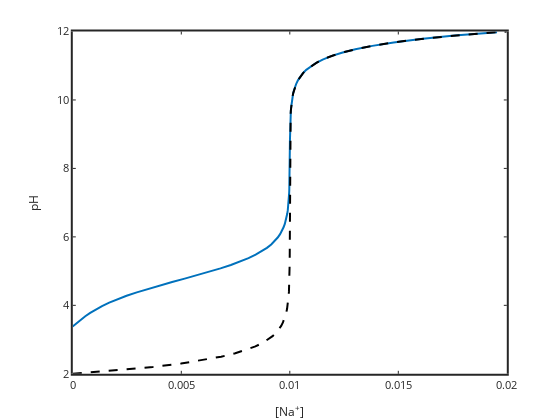

The notebook cell saved with this chart:
### Markdown cell above
# Weak-Strong Titrations and Buffering

If you start with 0.01 M acetic acid (pKa=4.75) the initial pH will be 3.38 (solved in class).  As you add strong base the pH will increase.  Neutralizing the acid in this way is called titration.  At any point during the titration the charge balance must be satisfied ...

$[\mathrm{H}^+]+[\mathrm{Na}^+]=[\mathrm{OH}^-]+[\mathrm{Ac}^-]$

Using K$_w$ and K$_a$ (alpha expression) we can write this in terms of H+ and $Ac_T$

$[\mathrm{H}^+]+[\mathrm{Na}^+]=\dfrac{K_w}{[\mathrm{H}^+]}+\dfrac{Ac_TK_a}{[\mathrm{H}^+]+K_a}$

We can assume that the concentration of the added base is high enough that we can ignore dilution so $Ac_T$ = 0.01 M, for the entire titration (if we knew the volumes we could calculate the exact concentration of this strong acid anion, but I am trying to keep the calculations simple and illustrate the principles of titration and buffering, and electroneutrality).  

So with total acetate and Ka known we have just two variables, the sodium concentration and the proton concentration.  If we set one variable we have one equation and one unknown and we can solve it.  To make a graph of the pH versus added sodium it is actually easier to fix pH ($[\mathrm{H}^+]$) and solve for $[\mathrm{Na}^+]$. So by rearranging the electroneutrality we can write 

$[\mathrm{Na}^+]=\dfrac{K_w}{[\mathrm{H}^+]}+\dfrac{Ac_TK_a}{[\mathrm{H}^+]+K_a}-[\mathrm{H}^+]$

In the code below we'll do this calculation and plot the titration curve

### Code cell
%plot -s 600,500 -f 'svg'
Kw=1e-14; pH=3.38:0.1:12; H=10.^-pH; OH=Kw./H; AcT=0.01; Ka=10^-4.75;
Na=OH+(AcT*Ka)./(Ka+H)-H;
plot(Na,pH,'linewidth',2); xlabel('[Na^+]'); ylabel('pH')
set(gca,'fontsize',11,'linewidth',2)
title('HAc titrated with NaOH (dashed line = just water)')
axis([0 0.02 2 12])

% add strong strong for comparison
pHs=2:0.1:12; Hs=10.^-pHs; OHs=Kw./Hs; Nas=OHs+AcT-Hs; 
hold on; plot(Nas,pHs,'k--','linewidth',2)

### Figure 1 — Plotly figure (JSON) as saved in the notebook; plotly's stock layout.template omitted (floating-point values rounded to 4 significant figures)
{"data": [{"line": {"color": "rgb(0,113,188)", "dash": "solid", "width": 2}, "marker": {"color": "rgb(0,113,188)", "line": {"color": "rgb(0,113,188)"}, "size": 6, "symbol": "none"}, "mode": "lines", "name": "", "showlegend": false, "type": "scatter", "visibility": true, "x": [-7.742e-06, 0.0001785, 0.0003702, 0.0005754, 0.0008019, 0.001057, 0.001347, 0.001678, 0.002055, 0.002478, 0.002949, 0.003461, 0.004007, 0.004577, 0.005156, 0.00573, 0.006283, 0.006805, 0.007284, 0.007716, 0.008097, 0.008427, 0.008709, 0.008947, 0.009145, 0.009309, 0.009443, 0.009552, 0.009641, 0.009713, 0.009771, 0.009817, 0.009854, 0.009884, 0.009907, 0.009926, 0.009941, 0.009953, 0.009963, 0.009971, 0.009977, 0.009982, 0.009986, 0.009989, 0.009991, 0.009993, 0.009995, 0.009997, 0.009998, 0.009999, 0.01, 0.01, 0.01, 0.01, 0.01001, 0.01001, 0.01001, 0.01001, 0.01001, 0.01002, 0.01002, 0.01003, 0.01004, 0.01005, 0.01006, 0.01008, 0.0101, 0.01012, 0.01015, 0.01019, 0.01024, 0.0103, 0.01038, 0.01048, 0.0106, 0.01076, 0.01095, 0.0112, 0.01151, 0.01191, 0.0124, 0.01302, 0.0138, 0.01479, 0.01603, 0.01759, 0.01955], "xaxis": "x", "y": [3.38, 3.48, 3.58, 3.68, 3.78, 3.88, 3.98, 4.08, 4.18, 4.28, 4.38, 4.48, 4.58, 4.68, 4.78, 4.88, 4.98, 5.08, 5.18, 5.28, 5.38, 5.48, 5.58, 5.68, 5.78, 5.88, 5.98, 6.08, 6.18, 6.28, 6.38, 6.48, 6.58, 6.68, 6.78, 6.88, 6.98, 7.08, 7.18, 7.28, 7.38, 7.48, 7.58, 7.68, 7.78, 7.88, 7.98, 8.08, 8.18, 8.28, 8.38, 8.48, 8.58, 8.68, 8.78, 8.88, 8.98, 9.08, 9.18, 9.28, 9.38, 9.48, 9.58, 9.68, 9.78, 9.88, 9.98, 10.08, 10.18, 10.28, 10.38, 10.48, 10.58, 10.68, 10.78, 10.88, 10.98, 11.08, 11.18, 11.28, 11.38, 11.48, 11.58, 11.68, 11.78, 11.88, 11.98], "yaxis": "y"}, {"line": {"color": "rgb(0,0,0)", "dash": "dash", "width": 2}, "marker": {"color": "rgb(0,0,0)", "line": {"color": "rgb(0,0,0)"}, "size": 6, "symbol": "none"}, "mode": "lines", "name": "", "showlegend": false, "type": "scatter", "visibility": true, "x": [1e-12, 0.002057, 0.00369, 0.004988, 0.006019, 0.006838, 0.007488, 0.008005, 0.008415, 0.008741, 0.009, 0.009206, 0.009369, 0.009499, 0.009602, 0.009684, 0.009749, 0.0098, 0.009842, 0.009874, 0.0099, 0.009921, 0.009937, 0.00995, 0.00996, 0.009968, 0.009975, 0.00998, 0.009984, 0.009987, 0.00999, 0.009992, 0.009994, 0.009995, 0.009996, 0.009997, 0.009997, 0.009998, 0.009998, 0.009999, 0.009999, 0.009999, 0.009999, 0.01, 0.01, 0.01, 0.01, 0.01, 0.01, 0.01, 0.01, 0.01, 0.01, 0.01, 0.01, 0.01, 0.01, 0.01, 0.01, 0.01, 0.01, 0.01, 0.01, 0.01, 0.01, 0.01, 0.01, 0.01001, 0.01001, 0.01001, 0.01001, 0.01001, 0.01002, 0.01002, 0.01003, 0.01003, 0.01004, 0.01005, 0.01006, 0.01008, 0.0101, 0.01013, 0.01016, 0.0102, 0.01025, 0.01032, 0.0104, 0.0105, 0.01063, 0.01079, 0.011, 0.01126, 0.01158, 0.012, 0.01251, 0.01316, 0.01398, 0.01501, 0.01631, 0.01794, 0.02], "xaxis": "x", "y": [2, 2.1, 2.2, 2.3, 2.4, 2.5, 2.6, 2.7, 2.8, 2.9, 3, 3.1, 3.2, 3.3, 3.4, 3.5, 3.6, 3.7, 3.8, 3.9, 4, 4.1, 4.2, 4.3, 4.4, 4.5, 4.6, 4.7, 4.8, 4.9, 5, 5.1, 5.2, 5.3, 5.4, 5.5, 5.6, 5.7, 5.8, 5.9, 6, 6.1, 6.2, 6.3, 6.4, 6.5, 6.6, 6.7, 6.8, 6.9, 7, 7.1, 7.2, 7.3, 7.4, 7.5, 7.6, 7.7, 7.8, 7.9, 8, 8.1, 8.2, 8.3, 8.4, 8.5, 8.6, 8.7, 8.8, 8.9, 9, 9.1, 9.2, 9.3, 9.4, 9.5, 9.6, 9.7, 9.8, 9.9, 10, 10.1, 10.2, 10.3, 10.4, 10.5, 10.6, 10.7, 10.8, 10.9, 11, 11.1, 11.2, 11.3, 11.4, 11.5, 11.6, 11.7, 11.8, 11.9, 12], "yaxis": "y"}], "layout": {"height": 420, "hovermode": "closest", "margin": {"b": 0, "l": 0, "r": 0, "t": 0}, "plot_bgcolor": "rgba(0,0,0,0)", "showlegend": false, "width": 560, "xaxis": {"anchor": "y", "autorange": false, "domain": [0.13, 0.905], "exponentformat": "none", "gridcolor": "rgba(38,38,38,0.15)", "gridwidth": 2, "linecolor": "rgb(38,38,38)", "linewidth": 2, "mirror": "ticks", "range": [0, 0.02], "showgrid": false, "showline": true, "side": "bottom", "spikedash": "solid", "spikemode": "across", "spikesides": false, "spikethickness": 1, "tickangle": 0, "tickcolor": "rgb(38,38,38)", "tickfont": {"color": "rgb(38,38,38)", "size": 11}, "ticklen": 3, "ticks": "inside", "ticktext": ["0", "0.005", "0.01", "0.015", "0.02"], "tickvals": [0, 0.005, 0.01, 0.015, 0.02], "title": {"font": {"color": "rgb(38,38,38)", "size": 12.1}, "text": "[Na<sup>+</sup>]"}, "type": "linear", "visible": true, "zeroline": false}, "yaxis": {"anchor": "x", "autorange": false, "domain": [0.11, 0.925], "exponentformat": "none", "gridcolor": "rgba(38,38,38,0.15)", "gridwidth": 2, "linecolor": "rgb(38,38,38)", "linewidth": 2, "mirror": "ticks", "range": [2, 12], "showgrid": false, "showline": true, "side": "left", "spikedash": "solid", "spikemode": "across", "spikesides": false, "spikethickness": 1, "tickangle": 0, "tickcolor": "rgb(38,38,38)", "tickfont": {"color": "rgb(38,38,38)", "size": 11}, "ticklen": 3, "ticks": "inside", "ticktext": ["2", "4", "6", "8", "10", "12"], "tickvals": [2, 4, 6, 8, 10, 12], "title": {"font": {"color": "rgb(38,38,38)", "size": 12.1}, "text": "pH"}, "type": "linear", "visible": true, "zeroline": false}}}
